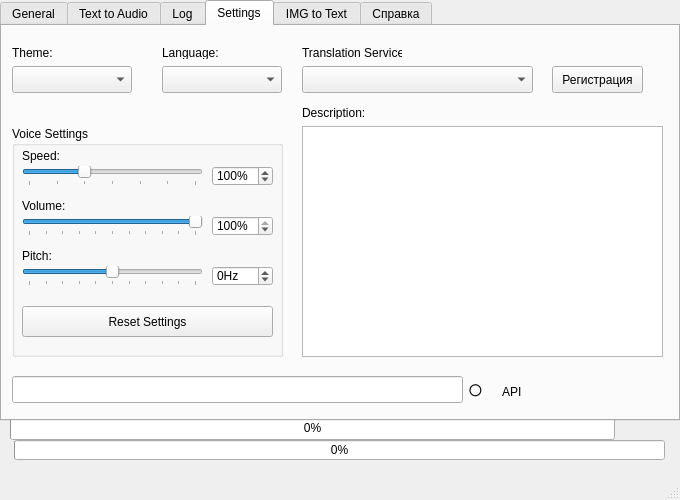
<?xml version="1.0" encoding="UTF-8"?>
<ui version="4.0">
 <class>MainWindow</class>
 <widget class="QMainWindow" name="MainWindow">
  <property name="geometry">
   <rect>
    <x>0</x>
    <y>0</y>
    <width>680</width>
    <height>500</height>
   </rect>
  </property>
  <property name="font">
   <font>
    <weight>50</weight>
    <bold>false</bold>
   </font>
  </property>
  <property name="windowTitle">
   <string>OGI TTS AUDIO BUILDER</string>
  </property>
  <widget class="QWidget" name="bgApp">
   <widget class="QProgressBar" name="progressBar">
    <property name="geometry">
     <rect>
      <x>10</x>
      <y>415</y>
      <width>605</width>
      <height>25</height>
     </rect>
    </property>
    <property name="visible">
     <bool>false</bool>
    </property>
    <property name="value">
     <number>0</number>
    </property>
   </widget>
   <widget class="QTabWidget" name="tabWidget">
    <property name="geometry">
     <rect>
      <x>0</x>
      <y>0</y>
      <width>680</width>
      <height>421</height>
     </rect>
    </property>
    <property name="currentIndex">
     <number>3</number>
    </property>
    <widget class="QWidget" name="tab_3">
     <property name="enabled">
      <bool>true</bool>
     </property>
     <attribute name="title">
      <string>General</string>
     </attribute>
     <widget class="QPushButton" name="pushButton">
      <property name="geometry">
       <rect>
        <x>10</x>
        <y>30</y>
        <width>140</width>
        <height>41</height>
       </rect>
      </property>
      <property name="font">
       <font>
        <pointsize>10</pointsize>
        <weight>50</weight>
        <bold>false</bold>
        <underline>false</underline>
       </font>
      </property>
      <property name="toolTip">
       <string>Import text</string>
      </property>
      <property name="text">
       <string>Import Text</string>
      </property>
     </widget>
     <widget class="QComboBox" name="comboBox">
      <property name="geometry">
       <rect>
        <x>10</x>
        <y>190</y>
        <width>141</width>
        <height>27</height>
       </rect>
      </property>
     </widget>
     <widget class="QComboBox" name="comboBox_2">
      <property name="geometry">
       <rect>
        <x>10</x>
        <y>240</y>
        <width>141</width>
        <height>27</height>
       </rect>
      </property>
     </widget>
     <widget class="QComboBox" name="comboBox_3">
      <property name="geometry">
       <rect>
        <x>10</x>
        <y>300</y>
        <width>141</width>
        <height>27</height>
       </rect>
      </property>
     </widget>
     <widget class="QLabel" name="label">
      <property name="geometry">
       <rect>
        <x>10</x>
        <y>170</y>
        <width>81</width>
        <height>16</height>
       </rect>
      </property>
      <property name="text">
       <string>Model</string>
      </property>
     </widget>
     <widget class="QLabel" name="label_2">
      <property name="geometry">
       <rect>
        <x>10</x>
        <y>220</y>
        <width>81</width>
        <height>16</height>
       </rect>
      </property>
      <property name="text">
       <string>Language</string>
      </property>
     </widget>
     <widget class="QLabel" name="label_3">
      <property name="geometry">
       <rect>
        <x>10</x>
        <y>280</y>
        <width>71</width>
        <height>16</height>
       </rect>
      </property>
      <property name="text">
       <string>Voice</string>
      </property>
     </widget>
     <widget class="QPushButton" name="pushButton_2">
      <property name="geometry">
       <rect>
        <x>10</x>
        <y>80</y>
        <width>140</width>
        <height>41</height>
       </rect>
      </property>
      <property name="font">
       <font>
        <pointsize>10</pointsize>
        <weight>50</weight>
        <bold>false</bold>
        <underline>false</underline>
       </font>
      </property>
      <property name="toolTip">
       <string>Play text</string>
      </property>
      <property name="text">
       <string>Play Text</string>
      </property>
     </widget>
     <widget class="QPushButton" name="pushButton_3">
      <property name="geometry">
       <rect>
        <x>10</x>
        <y>346</y>
        <width>141</width>
        <height>41</height>
       </rect>
      </property>
      <property name="font">
       <font>
        <pointsize>10</pointsize>
        <weight>50</weight>
        <bold>false</bold>
        <underline>false</underline>
       </font>
      </property>
      <property name="toolTip">
       <string>Save audio</string>
      </property>
      <property name="text">
       <string>Save Audio</string>
      </property>
     </widget>
     <widget class="QPushButton" name="translateButton">
      <property name="geometry">
       <rect>
        <x>320</x>
        <y>346</y>
        <width>141</width>
        <height>41</height>
       </rect>
      </property>
      <property name="font">
       <font>
        <pointsize>10</pointsize>
        <weight>50</weight>
        <bold>false</bold>
        <underline>false</underline>
       </font>
      </property>
      <property name="toolTip">
       <string>Translate text using configured translation service</string>
      </property>
      <property name="text">
       <string>Translate</string>
      </property>
     </widget>
     <widget class="QComboBox" name="translateLangComboBox">
      <property name="geometry">
       <rect>
        <x>470</x>
        <y>350</y>
        <width>141</width>
        <height>31</height>
       </rect>
      </property>
      <property name="toolTip">
       <string>Select target language for translation</string>
      </property>
     </widget>
     <widget class="QLabel" name="translateToLabel">
      <property name="geometry">
       <rect>
        <x>470</x>
        <y>330</y>
        <width>20</width>
        <height>16</height>
       </rect>
      </property>
      <property name="text">
       <string>to:</string>
      </property>
     </widget>
     <widget class="QWidget" name="widget" native="true">
      <property name="geometry">
       <rect>
        <x>160</x>
        <y>30</y>
        <width>501</width>
        <height>301</height>
       </rect>
      </property>
     </widget>
     <widget class="QLabel" name="label_4">
      <property name="geometry">
       <rect>
        <x>170</x>
        <y>10</y>
        <width>201</width>
        <height>16</height>
       </rect>
      </property>
      <property name="text">
       <string>Imported Text :</string>
      </property>
     </widget>
     <widget class="QLabel" name="label_7">
      <property name="geometry">
       <rect>
        <x>500</x>
        <y>330</y>
        <width>91</width>
        <height>16</height>
       </rect>
      </property>
      <property name="text">
       <string>Language</string>
      </property>
     </widget>
     <widget class="QPushButton" name="pushButton_4">
      <property name="geometry">
       <rect>
        <x>160</x>
        <y>346</y>
        <width>140</width>
        <height>41</height>
       </rect>
      </property>
      <property name="font">
       <font>
        <pointsize>10</pointsize>
        <weight>50</weight>
        <bold>false</bold>
        <underline>false</underline>
       </font>
      </property>
      <property name="toolTip">
       <string>Open result folder</string>
      </property>
      <property name="text">
       <string>Open Result</string>
      </property>
     </widget>
    </widget>
    <widget class="QWidget" name="tab_6">
     <attribute name="title">
      <string>Text to Audio</string>
     </attribute>
     <widget class="QPushButton" name="batchImportButton">
      <property name="geometry">
       <rect>
        <x>10</x>
        <y>340</y>
        <width>161</width>
        <height>41</height>
       </rect>
      </property>
      <property name="font">
       <font>
        <pointsize>10</pointsize>
        <weight>50</weight>
        <bold>false</bold>
        <underline>false</underline>
       </font>
      </property>
      <property name="toolTip">
       <string>Import multiple text files</string>
      </property>
      <property name="text">
       <string>Import Files</string>
      </property>
     </widget>
     <widget class="QPushButton" name="batchProcessButton">
      <property name="geometry">
       <rect>
        <x>190</x>
        <y>340</y>
        <width>161</width>
        <height>41</height>
       </rect>
      </property>
      <property name="font">
       <font>
        <pointsize>10</pointsize>
        <weight>50</weight>
        <bold>false</bold>
        <underline>false</underline>
       </font>
      </property>
      <property name="toolTip">
       <string>Convert all imported files to audio</string>
      </property>
      <property name="text">
       <string>Convert</string>
      </property>
     </widget>
     <widget class="QPushButton" name="clearBatchListButton">
      <property name="geometry">
       <rect>
        <x>520</x>
        <y>340</y>
        <width>141</width>
        <height>41</height>
       </rect>
      </property>
      <property name="font">
       <font>
        <pointsize>10</pointsize>
        <weight>50</weight>
        <bold>false</bold>
        <underline>false</underline>
       </font>
      </property>
      <property name="toolTip">
       <string>Clear the file list</string>
      </property>
      <property name="text">
       <string>Clear List</string>
      </property>
     </widget>
     <widget class="QLabel" name="batchModelLabel">
      <property name="geometry">
       <rect>
        <x>10</x>
        <y>10</y>
        <width>161</width>
        <height>16</height>
       </rect>
      </property>
      <property name="text">
       <string>Default Model:</string>
      </property>
     </widget>
     <widget class="QTableWidget" name="batchFileTable">
      <property name="geometry">
       <rect>
        <x>10</x>
        <y>30</y>
        <width>651</width>
        <height>281</height>
       </rect>
      </property>
      <property name="alternatingRowColors">
       <bool>true</bool>
      </property>
      <property name="selectionBehavior">
       <enum>QAbstractItemView::SelectRows</enum>
      </property>
      <property name="columnCount">
       <number>4</number>
      </property>
      <attribute name="horizontalHeaderDefaultSectionSize">
       <number>100</number>
      </attribute>
      <attribute name="horizontalHeaderStretchLastSection">
       <bool>true</bool>
      </attribute>
      <attribute name="verticalHeaderVisible">
       <bool>false</bool>
      </attribute>
      <column>
       <property name="text">
        <string>File</string>
       </property>
      </column>
      <column>
       <property name="text">
        <string>Language</string>
       </property>
      </column>
      <column>
       <property name="text">
        <string>Model</string>
       </property>
      </column>
      <column>
       <property name="text">
        <string>Voice</string>
       </property>
      </column>
     </widget>
     <widget class="QLabel" name="batchStatusLabel">
      <property name="geometry">
       <rect>
        <x>10</x>
        <y>320</y>
        <width>161</width>
        <height>16</height>
       </rect>
      </property>
      <property name="text">
       <string>Files: 0 | Characters: 0</string>
      </property>
     </widget>
     <widget class="QPushButton" name="pushButton_7">
      <property name="geometry">
       <rect>
        <x>380</x>
        <y>340</y>
        <width>131</width>
        <height>41</height>
       </rect>
      </property>
      <property name="font">
       <font>
        <pointsize>10</pointsize>
        <weight>50</weight>
        <bold>false</bold>
        <underline>false</underline>
       </font>
      </property>
      <property name="toolTip">
       <string>Open result folder</string>
      </property>
      <property name="text">
       <string>Open Result</string>
      </property>
     </widget>
    </widget>
    <widget class="QWidget" name="tab_4">
     <attribute name="title">
      <string>Log</string>
     </attribute>
     <widget class="QWidget" name="widget_2" native="true">
      <property name="geometry">
       <rect>
        <x>10</x>
        <y>30</y>
        <width>651</width>
        <height>321</height>
       </rect>
      </property>
     </widget>
     <widget class="QPushButton" name="pushButton_5">
      <property name="geometry">
       <rect>
        <x>10</x>
        <y>360</y>
        <width>121</width>
        <height>27</height>
       </rect>
      </property>
      <property name="font">
       <font>
        <pointsize>10</pointsize>
        <weight>50</weight>
        <bold>false</bold>
        <underline>false</underline>
       </font>
      </property>
      <property name="toolTip">
       <string>Copy log</string>
      </property>
      <property name="text">
       <string>Copy Log</string>
      </property>
     </widget>
     <widget class="QPushButton" name="pushButton_6">
      <property name="geometry">
       <rect>
        <x>150</x>
        <y>360</y>
        <width>121</width>
        <height>27</height>
       </rect>
      </property>
      <property name="font">
       <font>
        <pointsize>10</pointsize>
        <weight>50</weight>
        <bold>false</bold>
        <underline>false</underline>
       </font>
      </property>
      <property name="toolTip">
       <string>Clear log</string>
      </property>
      <property name="text">
       <string>Clear Log</string>
      </property>
     </widget>
     <widget class="QLabel" name="label_5">
      <property name="geometry">
       <rect>
        <x>160</x>
        <y>10</y>
        <width>47</width>
        <height>13</height>
       </rect>
      </property>
      <property name="text">
       <string>App Log:</string>
      </property>
     </widget>
    </widget>
    <widget class="QWidget" name="tab_5">
     <attribute name="title">
      <string>Settings</string>
     </attribute>
     <widget class="QLabel" name="label_6">
      <property name="geometry">
       <rect>
        <x>10</x>
        <y>20</y>
        <width>47</width>
        <height>13</height>
       </rect>
      </property>
      <property name="text">
       <string>Theme:</string>
      </property>
     </widget>
     <widget class="QComboBox" name="themeComboBox">
      <property name="geometry">
       <rect>
        <x>10</x>
        <y>40</y>
        <width>120</width>
        <height>27</height>
       </rect>
      </property>
     </widget>
     <widget class="QLabel" name="languageLabel">
      <property name="geometry">
       <rect>
        <x>160</x>
        <y>20</y>
        <width>60</width>
        <height>13</height>
       </rect>
      </property>
      <property name="text">
       <string>Language:</string>
      </property>
     </widget>
     <widget class="QComboBox" name="languageComboBox">
      <property name="geometry">
       <rect>
        <x>160</x>
        <y>40</y>
        <width>120</width>
        <height>27</height>
       </rect>
      </property>
     </widget>
     <widget class="QGroupBox" name="voiceSettingsGroup">
      <property name="geometry">
       <rect>
        <x>10</x>
        <y>100</y>
        <width>271</width>
        <height>231</height>
       </rect>
      </property>
      <property name="title">
       <string>Voice Settings</string>
      </property>
      <widget class="QLabel" name="speedLabel">
       <property name="geometry">
        <rect>
         <x>10</x>
         <y>20</y>
         <width>121</width>
         <height>20</height>
        </rect>
       </property>
       <property name="text">
        <string>Speed:</string>
       </property>
      </widget>
      <widget class="QSlider" name="speedSlider">
       <property name="geometry">
        <rect>
         <x>10</x>
         <y>40</y>
         <width>181</width>
         <height>20</height>
        </rect>
       </property>
       <property name="minimum">
        <number>50</number>
       </property>
       <property name="maximum">
        <number>200</number>
       </property>
       <property name="value">
        <number>100</number>
       </property>
       <property name="orientation">
        <enum>Qt::Horizontal</enum>
       </property>
       <property name="tickPosition">
        <enum>QSlider::TicksBelow</enum>
       </property>
       <property name="tickInterval">
        <number>25</number>
       </property>
      </widget>
      <widget class="QSpinBox" name="speedSpinBox">
       <property name="geometry">
        <rect>
         <x>200</x>
         <y>40</y>
         <width>61</width>
         <height>20</height>
        </rect>
       </property>
       <property name="suffix">
        <string>%</string>
       </property>
       <property name="minimum">
        <number>50</number>
       </property>
       <property name="maximum">
        <number>200</number>
       </property>
       <property name="value">
        <number>100</number>
       </property>
      </widget>
      <widget class="QLabel" name="volumeLabel">
       <property name="geometry">
        <rect>
         <x>10</x>
         <y>70</y>
         <width>111</width>
         <height>20</height>
        </rect>
       </property>
       <property name="text">
        <string>Volume:</string>
       </property>
      </widget>
      <widget class="QSlider" name="volumeSlider">
       <property name="geometry">
        <rect>
         <x>10</x>
         <y>90</y>
         <width>181</width>
         <height>20</height>
        </rect>
       </property>
       <property name="minimum">
        <number>0</number>
       </property>
       <property name="maximum">
        <number>100</number>
       </property>
       <property name="value">
        <number>100</number>
       </property>
       <property name="orientation">
        <enum>Qt::Horizontal</enum>
       </property>
       <property name="tickPosition">
        <enum>QSlider::TicksBelow</enum>
       </property>
       <property name="tickInterval">
        <number>10</number>
       </property>
      </widget>
      <widget class="QSpinBox" name="volumeSpinBox">
       <property name="geometry">
        <rect>
         <x>200</x>
         <y>90</y>
         <width>61</width>
         <height>20</height>
        </rect>
       </property>
       <property name="suffix">
        <string>%</string>
       </property>
       <property name="minimum">
        <number>0</number>
       </property>
       <property name="maximum">
        <number>100</number>
       </property>
       <property name="value">
        <number>100</number>
       </property>
      </widget>
      <widget class="QLabel" name="pitchLabel">
       <property name="geometry">
        <rect>
         <x>10</x>
         <y>120</y>
         <width>101</width>
         <height>20</height>
        </rect>
       </property>
       <property name="text">
        <string>Pitch:</string>
       </property>
      </widget>
      <widget class="QSlider" name="pitchSlider">
       <property name="geometry">
        <rect>
         <x>10</x>
         <y>140</y>
         <width>181</width>
         <height>20</height>
        </rect>
       </property>
       <property name="minimum">
        <number>-50</number>
       </property>
       <property name="maximum">
        <number>50</number>
       </property>
       <property name="value">
        <number>0</number>
       </property>
       <property name="orientation">
        <enum>Qt::Horizontal</enum>
       </property>
       <property name="tickPosition">
        <enum>QSlider::TicksBelow</enum>
       </property>
       <property name="tickInterval">
        <number>10</number>
       </property>
      </widget>
      <widget class="QSpinBox" name="pitchSpinBox">
       <property name="geometry">
        <rect>
         <x>200</x>
         <y>140</y>
         <width>61</width>
         <height>20</height>
        </rect>
       </property>
       <property name="suffix">
        <string>Hz</string>
       </property>
       <property name="minimum">
        <number>-50</number>
       </property>
       <property name="maximum">
        <number>50</number>
       </property>
       <property name="value">
        <number>0</number>
       </property>
      </widget>
      <widget class="QPushButton" name="resetVoiceSettingsButton">
       <property name="geometry">
        <rect>
         <x>10</x>
         <y>180</y>
         <width>251</width>
         <height>31</height>
        </rect>
       </property>
       <property name="toolTip">
        <string>Reset voice settings to default values (Speed: 100%, Volume: 100%, Pitch: 0Hz)</string>
       </property>
       <property name="text">
        <string>Reset Settings</string>
       </property>
      </widget>
     </widget>
     <widget class="QLabel" name="translatorServiceLabel">
      <property name="geometry">
       <rect>
        <x>300</x>
        <y>20</y>
        <width>100</width>
        <height>13</height>
       </rect>
      </property>
      <property name="text">
       <string>Translation Service:</string>
      </property>
     </widget>
     <widget class="QComboBox" name="translatorServiceComboBox">
      <property name="geometry">
       <rect>
        <x>300</x>
        <y>40</y>
        <width>231</width>
        <height>27</height>
       </rect>
      </property>
     </widget>
     <widget class="QLabel" name="translatorApiLabel">
      <property name="geometry">
       <rect>
        <x>500</x>
        <y>350</y>
        <width>151</width>
        <height>31</height>
       </rect>
      </property>
      <property name="text">
       <string>API</string>
      </property>
     </widget>
     <widget class="QLineEdit" name="translatorApiKeyInput">
      <property name="geometry">
       <rect>
        <x>10</x>
        <y>350</y>
        <width>451</width>
        <height>27</height>
       </rect>
      </property>
      <property name="echoMode">
       <enum>QLineEdit::Password</enum>
      </property>
     </widget>
     <widget class="QLabel" name="translatorApiKeyStatusLabel">
      <property name="geometry">
       <rect>
        <x>460</x>
        <y>350</y>
        <width>27</width>
        <height>27</height>
       </rect>
      </property>
      <property name="toolTip">
       <string>API Key Status</string>
      </property>
      <property name="text">
       <string>⭕</string>
      </property>
      <property name="alignment">
       <set>Qt::AlignCenter</set>
      </property>
     </widget>
     <widget class="QLabel" name="translatorDescriptionLabel">
      <property name="geometry">
       <rect>
        <x>300</x>
        <y>80</y>
        <width>80</width>
        <height>13</height>
       </rect>
      </property>
      <property name="text">
       <string>Description:</string>
      </property>
     </widget>
     <widget class="QTextEdit" name="translatorDescriptionText">
      <property name="geometry">
       <rect>
        <x>300</x>
        <y>100</y>
        <width>361</width>
        <height>231</height>
       </rect>
      </property>
      <property name="readOnly">
       <bool>true</bool>
      </property>
     </widget>
     <widget class="QPushButton" name="translatorRegisterButton">
      <property name="geometry">
       <rect>
        <x>550</x>
        <y>40</y>
        <width>91</width>
        <height>27</height>
       </rect>
      </property>
      <property name="toolTip">
       <string>Open registration page for selected service</string>
      </property>
      <property name="text">
       <string>Регистрация</string>
      </property>
     </widget>
    </widget>
    <widget class="QWidget" name="tab_7">
     <attribute name="title">
      <string>IMG to Text</string>
     </attribute>
     <widget class="QGroupBox" name="imageSelectionGroup">
      <property name="geometry">
       <rect>
        <x>10</x>
        <y>10</y>
        <width>651</width>
        <height>81</height>
       </rect>
      </property>
      <property name="title">
       <string>Image Selection</string>
      </property>
      <widget class="QPushButton" name="selectImageButton">
       <property name="geometry">
        <rect>
         <x>10</x>
         <y>20</y>
         <width>161</width>
         <height>41</height>
        </rect>
       </property>
       <property name="text">
        <string>Select Image</string>
       </property>
      </widget>
      <widget class="QComboBox" name="ocrServiceComboBox">
       <property name="geometry">
        <rect>
         <x>370</x>
         <y>30</y>
         <width>271</width>
         <height>27</height>
        </rect>
       </property>
      </widget>
      <widget class="QLabel" name="ocrServiceLabel">
       <property name="geometry">
        <rect>
         <x>370</x>
         <y>10</y>
         <width>271</width>
         <height>21</height>
        </rect>
       </property>
       <property name="text">
        <string>OCR:</string>
       </property>
      </widget>
     </widget>
     <widget class="QGroupBox" name="ocrSettingsGroup">
      <property name="geometry">
       <rect>
        <x>10</x>
        <y>100</y>
        <width>651</width>
        <height>61</height>
       </rect>
      </property>
      <property name="title">
       <string>OCR Settings</string>
      </property>
      <widget class="QLabel" name="ocrApiKeyLabel">
       <property name="geometry">
        <rect>
         <x>520</x>
         <y>20</y>
         <width>111</width>
         <height>21</height>
        </rect>
       </property>
       <property name="text">
        <string>API</string>
       </property>
      </widget>
      <widget class="QLineEdit" name="ocrApiKeyInput">
       <property name="geometry">
        <rect>
         <x>10</x>
         <y>20</y>
         <width>471</width>
         <height>27</height>
        </rect>
       </property>
       <property name="echoMode">
        <enum>QLineEdit::Password</enum>
       </property>
      </widget>
      <widget class="QLabel" name="ocrApiKeyStatusLabel">
       <property name="geometry">
        <rect>
         <x>480</x>
         <y>20</y>
         <width>27</width>
         <height>27</height>
        </rect>
       </property>
       <property name="toolTip">
        <string>API Key Status</string>
       </property>
       <property name="text">
        <string>⭕</string>
       </property>
       <property name="alignment">
        <set>Qt::AlignCenter</set>
       </property>
      </widget>
     </widget>
     <widget class="QGroupBox" name="extractedTextGroup">
      <property name="geometry">
       <rect>
        <x>10</x>
        <y>220</y>
        <width>651</width>
        <height>161</height>
       </rect>
      </property>
      <property name="title">
       <string>Extracted Text</string>
      </property>
      <widget class="QTextEdit" name="extractedTextEdit">
       <property name="geometry">
        <rect>
         <x>10</x>
         <y>20</y>
         <width>631</width>
         <height>131</height>
        </rect>
       </property>
       <property name="readOnly">
        <bool>true</bool>
       </property>
      </widget>
     </widget>
     <widget class="QPushButton" name="saveExtractedTextButton">
      <property name="geometry">
       <rect>
        <x>520</x>
        <y>176</y>
        <width>140</width>
        <height>41</height>
       </rect>
      </property>
      <property name="text">
       <string>Save Text</string>
      </property>
     </widget>
     <widget class="QPushButton" name="copyExtractedTextButton">
      <property name="geometry">
       <rect>
        <x>370</x>
        <y>176</y>
        <width>140</width>
        <height>41</height>
       </rect>
      </property>
      <property name="text">
       <string>Copy Text</string>
      </property>
     </widget>
     <widget class="QPushButton" name="extractTextButton">
      <property name="geometry">
       <rect>
        <x>20</x>
        <y>176</y>
        <width>221</width>
        <height>41</height>
       </rect>
      </property>
      <property name="text">
       <string>Extract Text from Image</string>
      </property>
     </widget>
    </widget>
    <widget class="QWidget" name="tab_help">
     <attribute name="title">
      <string>Справка</string>
     </attribute>
     <widget class="QLabel" name="helpGuideLabel">
      <property name="geometry">
       <rect>
        <x>10</x>
        <y>10</y>
        <width>80</width>
        <height>16</height>
       </rect>
      </property>
      <property name="text">
       <string>Выберите гайд:</string>
      </property>
     </widget>
     <widget class="QComboBox" name="helpGuideComboBox">
      <property name="geometry">
       <rect>
        <x>10</x>
        <y>30</y>
        <width>200</width>
        <height>27</height>
       </rect>
      </property>
     </widget>
     <widget class="QTextBrowser" name="helpContentBrowser">
      <property name="geometry">
       <rect>
        <x>10</x>
        <y>70</y>
        <width>651</width>
        <height>281</height>
       </rect>
      </property>
      <property name="openExternalLinks">
       <bool>true</bool>
      </property>
     </widget>
     <widget class="QPushButton" name="supportButton">
      <property name="geometry">
       <rect>
        <x>220</x>
        <y>26</y>
        <width>171</width>
        <height>31</height>
       </rect>
      </property>
      <property name="font">
       <font>
        <pointsize>9</pointsize>
        <weight>50</weight>
        <bold>false</bold>
        <underline>false</underline>
       </font>
      </property>
      <property name="toolTip">
       <string>Support the author</string>
      </property>
      <property name="text">
       <string>Support Author</string>
      </property>
     </widget>
    </widget>
   </widget>
   <widget class="QProgressBar" name="batchProgressBar">
    <property name="geometry">
     <rect>
      <x>14</x>
      <y>440</y>
      <width>651</width>
      <height>20</height>
     </rect>
    </property>
    <property name="value">
     <number>0</number>
    </property>
   </widget>
  </widget>
  <widget class="QStatusBar" name="statusbar"/>
 </widget>
 <resources/>
 <connections/>
</ui>
